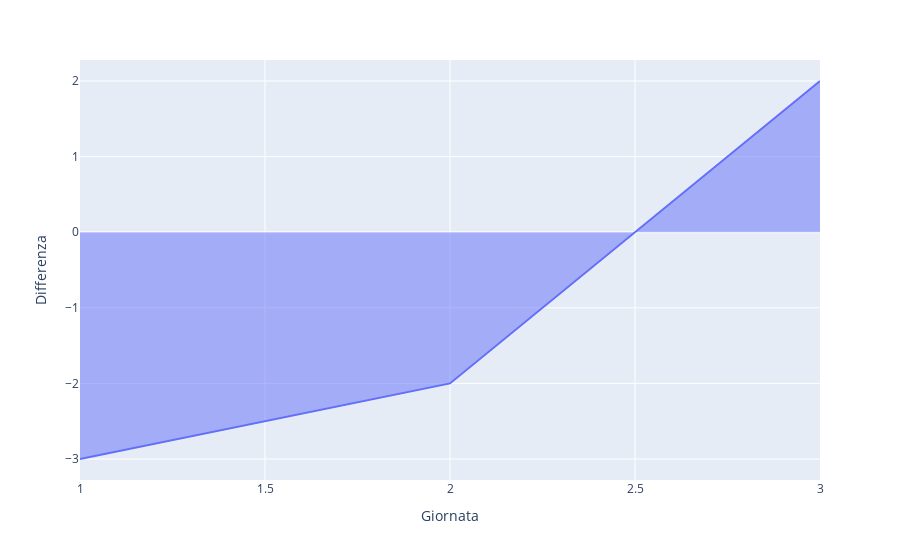

This figure's notebook cell:
### Code cell
#pure qui non importa l'ordine alfabetico: quello alto (sopra lo zero) sarà sempre il giocatore1
import plotly.express as px
fig = px.area(data, x=data.index, y='diff')
fig.update_layout(xaxis_title='Giornata',
                   yaxis_title='Differenza')
fig.show()

### Figure 1 — Plotly figure (JSON) as saved in the notebook; plotly's stock layout.template omitted (floating-point values rounded to 4 significant figures)
{"data": [{"hovertemplate": "x=%{x}<br>diff=%{y}<extra></extra>", "legendgroup": "", "line": {"color": "#636efa"}, "mode": "lines", "name": "", "orientation": "v", "showlegend": false, "stackgroup": "1", "type": "scatter", "x": [1, 2, 3], "xaxis": "x", "y": [-3, -2, 2], "yaxis": "y"}], "layout": {"legend": {"tracegroupgap": 0}, "margin": {"t": 60}, "xaxis": {"anchor": "y", "domain": [0, 1], "title": {"text": "Giornata"}}, "yaxis": {"anchor": "x", "domain": [0, 1], "title": {"text": "Differenza"}}}}
